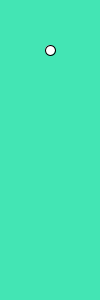
Frame 1 (no input)
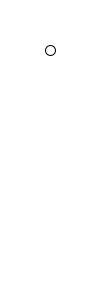
Frame 60 (the mouse pressed at the canvas centre just before this capture)
Frame 120 (the mouse held since frame 60 and released just before this capture): identical to frame 60, image omitted

The Processing sketch that drew these frames (run headless with seeded random() and noise(); from frame 60 on, the mouse is pressed at the canvas centre):

// Processing sketch: sketch_170925a
// ── sketch_170925a.pde
int R = 67;
int G = 229;
int B = 180;

//G is a global variable

void setup () {
  size (100,300);
  frameRate(10);
}

void draw () {
background(R,G,B);
R = R+5;
G = G+5;
B = B+5;
println("R ",R, " G ",G, "B ", B);
ellipse(50,50,10,10);
}
